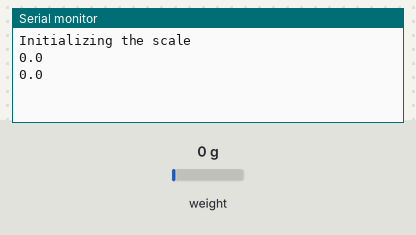
Bench run of a sketch on a simulated Arduino Uno, built with avr-gcc and run on an emulated ATmega328P. Shown: the last lines printed to the serial monitor. The test bench sets the inputs (shaded band); at power-on: weight on the scale 0 g.

Above: at 2.0 s.
2.1 s: weight on the scale set to 100 g
At 3.1 s:
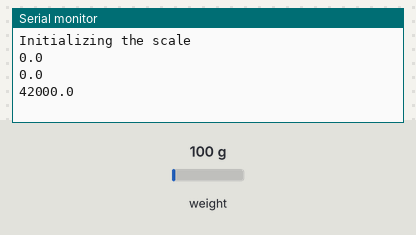
3.6 s: weight on the scale set to 1250 g
At 5.4 s:
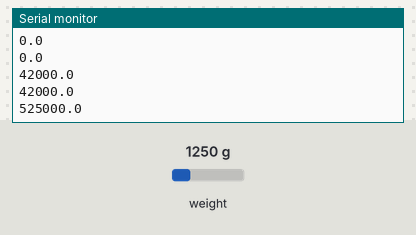
Timing chart, 0 to 6.9 s (numbered marks = the images above; inputs shaded):
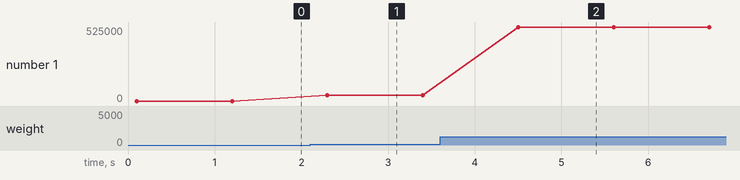

Measured:
- after the input at 2.1 s, the serial monitor: prints a new line after 0.20 s (image 1)
- after the input at 3.6 s, the serial monitor: prints a new line after 0.90 s (image 2)
- plotted number 1: 0 → 42000 after the input at 2.1 s, 42000 → 525000 after the input at 3.6 s

The sketch:

hx11-basic-demo.ino
```cpp
#include "HX711.h"

HX711 scale;

void setup() {
  Serial.begin(9600);
  Serial.println("Initializing the scale");
  scale.begin(A1, A0);
}

void loop() {
  Serial.println(scale.get_units(), 1);
  delay(1000);
}
```
